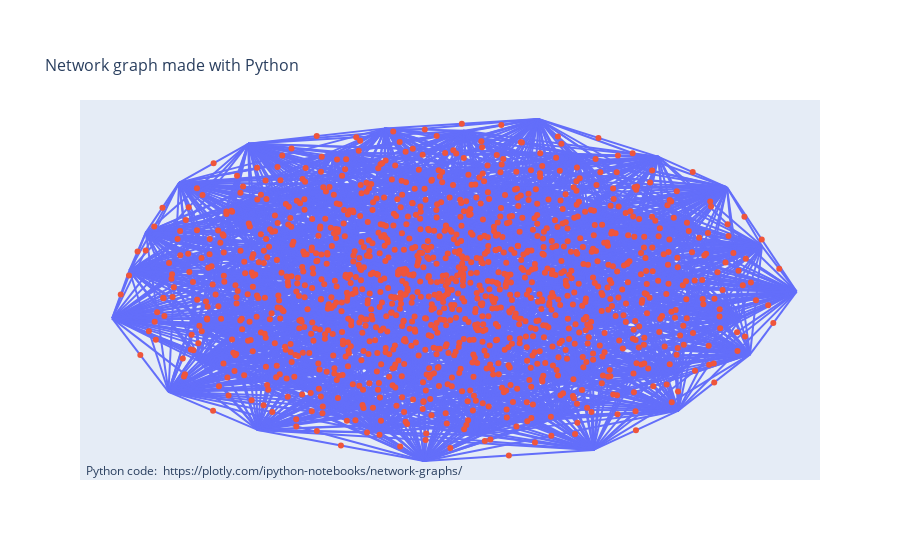

This figure's notebook cell:
### Code cell
fig = go.Figure(data=[edge_trace,edge_hover_info],
             layout=go.Layout(
                title='<br>Network graph made with Python',
                titlefont_size=16,
                showlegend=False,
                hovermode='closest',
                #margin=dict(b=20,l=5,r=5,t=40),
                annotations=[ dict(
                    text="Python code: <a href='https://plotly.com/ipython-notebooks/network-graphs/'> https://plotly.com/ipython-notebooks/network-graphs/</a>",
                    showarrow=False,
                    xref="paper", yref="paper",
                    x=0.005, y=-0.002 ) ],
                xaxis=dict(showgrid=False, zeroline=False, showticklabels=False),
                yaxis=dict(showgrid=False, zeroline=False, showticklabels=False))
                )
fig.show()

### Figure 1 — Plotly figure (JSON) as saved in the notebook; plotly's stock layout.template omitted (floating-point values rounded to 4 significant figures; data arrays with more than 128 entries replaced by an {"elided": "..."} marker saying what was removed)
{"data": [{"mode": "lines", "type": "scatter", "x": {"elided": "3675 float values"}, "y": {"elided": "3675 float values"}}, {"hovertext": {"elided": "1225 str values"}, "mode": "markers", "type": "scatter", "x": {"elided": "1225 float values"}, "y": {"elided": "1225 float values"}}], "layout": {"annotations": [{"showarrow": false, "text": "Python code: <a href='https://plotly.com/ipython-notebooks/network-graphs/'> https://plotly.com/ipython-notebooks/network-graphs/</a>", "x": 0.005, "xref": "paper", "y": -0.002, "yref": "paper"}], "hovermode": "closest", "showlegend": false, "title": {"font": {"size": 16}, "text": "<br>Network graph made with Python"}, "xaxis": {"showgrid": false, "showticklabels": false, "zeroline": false}, "yaxis": {"showgrid": false, "showticklabels": false, "zeroline": false}}}
